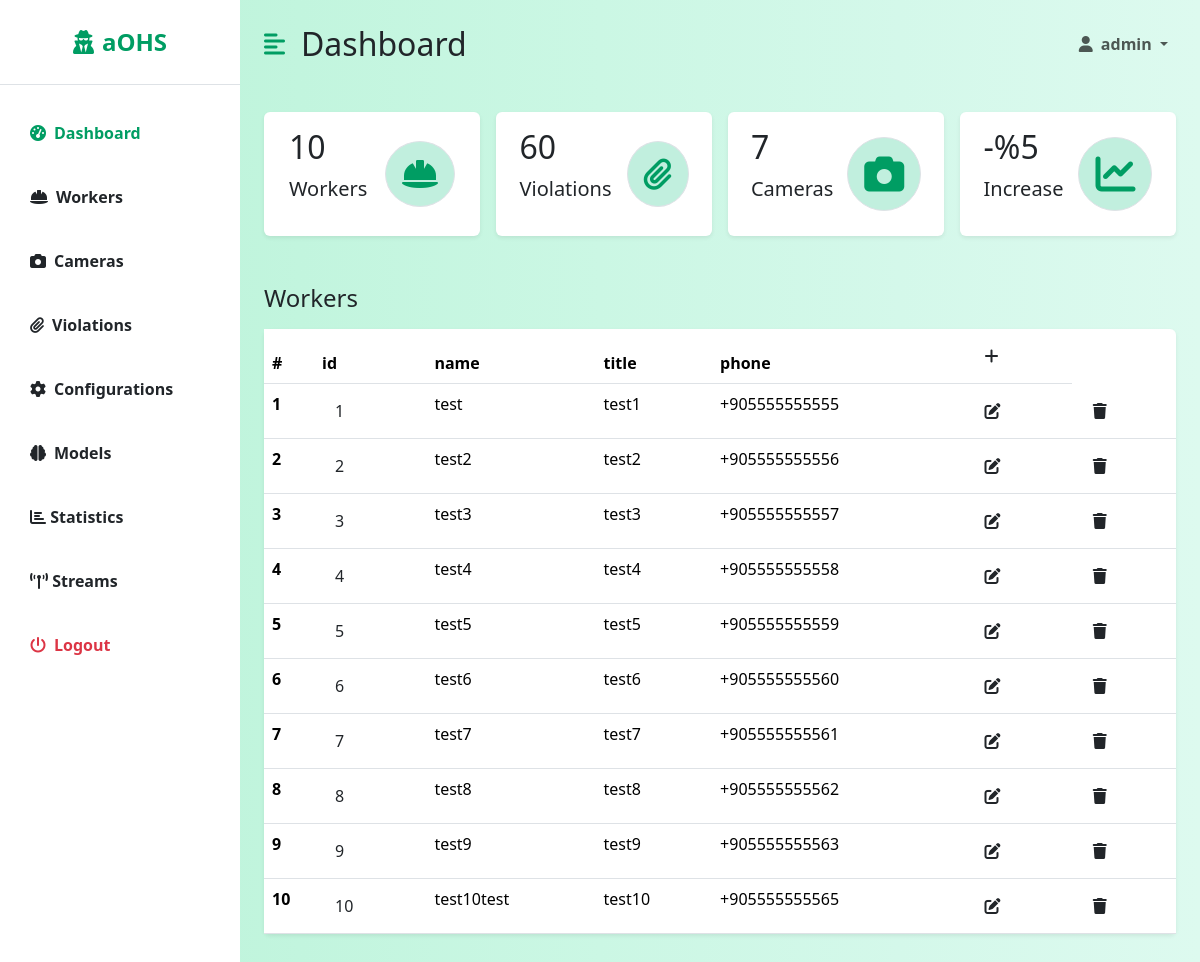
The page /dashboard/workers/ (signed in) on the database as committed earlier.
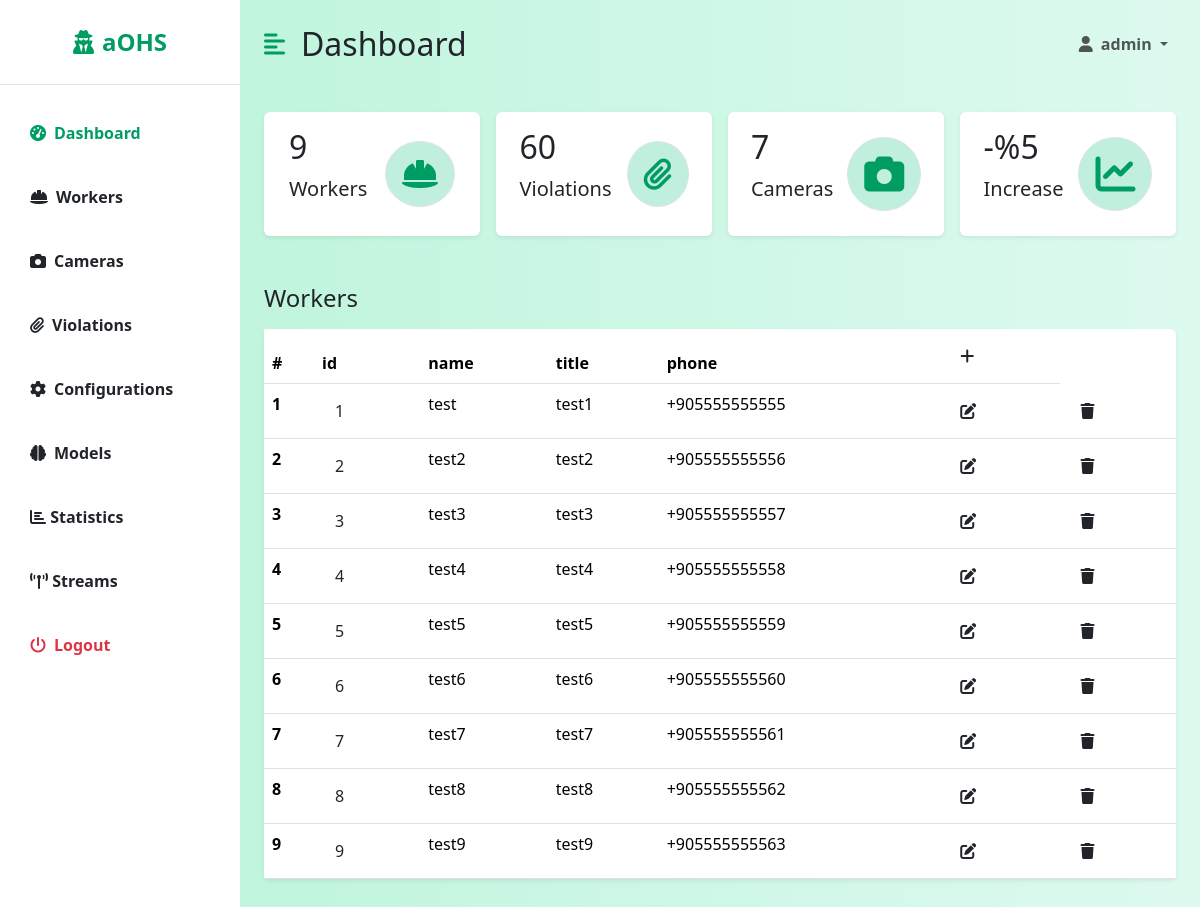
The same page on the database as committed later.
### backend/models.py (models this page shows, shortened)
class Worker(models.Model):
    phone_regex = RegexValidator(regex=r'^\+905[0-9]{9}$',
                                 message="Phone number should be in '+905555555555' format")
    id = models.AutoField(primary_key=True)
    name = models.CharField(max_length=100, null=False)
    title = models.CharField(max_length=100, null=False)
    phone = models.CharField(validators=[phone_regex], max_length=17, unique=True, null=False)
    active = models.BooleanField(default=True, null=False)
    created = models.DateTimeField(auto_now_add=True)
    modified = models.DateTimeField(auto_now=True)

### dashboard/views/worker_views.py (the view)
# urls.py: path('workers/', WorkerView.as_view()),
class WorkerView(LoginRequiredMixin, View, GetCountsMixin):
    login_url = '/login/'
    redirect_field_name = 'redirect_to'
    def get(self, request):
        headers = ['id', 'name', 'title', 'phone']
        workers = Worker.objects.filter(active=True)
        return render(request, 'dashboard/listWorker.html',
                      {'headers': headers, 'data': workers, 'counts': super().get_counts()})

### dashboard/views/mixins.py (called while the page is built)
    def get_counts(self):
        counts = {
            'workers': Worker.objects.filter(active=True).count(),
            'violations': Violation.objects.filter(valid=True).count(),
            'cameras': Camera.objects.count(),
        }
        return counts

### dashboard/templates/dashboard/listWorker.html
{% extends 'dashboard/dashboard.html' %}
{% block table %}
    <h3 class="fs-4 mb-3">Workers</h3>
    <table class="table bg-white rounded shadow-sm  table-hover">
        <thead>
        <tr>
            <th scope="col" width="50">#</th>
            {% for header in headers %}
                <th scope="col">{{ header }}</th>
            {% endfor %}
            <th><a class="btn" href="/dashboard/workers/add/"><i class="fa fa-plus"></i></a></th>
        </tr>
        </thead>
        <tbody>
        {% for datum in data %}
            <tr>
                <th scope="row">{{ forloop.counter }}</th>
                <td><a class="btn" href="/dashboard/violations/worker/{{ datum.id }}">{{ datum.id }}</a></td>
                <td>{{ datum.name }}</td>
                <td>{{ datum.title }}</td>
                <td>{{ datum.phone }} </td>
                <th><a class="btn" href="/dashboard/workers/edit/{{ datum.id }}/"><i class="fa fa-edit"></i></a></th>
                <th><a class="btn" href="/dashboard/workers/delete/{{ datum.id }}/"><i class="fa fa-trash"></i></a></th>
            </tr>
        {% endfor %}
        </tbody>
    </table>
{% endblock %}

### dashboard/templates/dashboard/dashboard.html (shortened to what this page needs)
{% extends 'base.html' %}
{% block dashboard %}
    <div class="d-flex" id="wrapper">
        <div class="bg-white" id="sidebar-wrapper">
            <div class="sidebar-heading text-center py-4 primary-text fs-4 fw-bold  border-bottom"><i
                    class="fas fa-user-secret me-2"></i>aOHS</div>
            <div class="list-group list-group-flush my-3">
                <a href="/dashboard/" class="list-group-item list-group-item-action bg-transparent second-text active"><i
                        class="fas fa-tachometer-alt me-2"></i>Dashboard</a>
                <a href="/dashboard/workers/" class="list-group-item list-group-item-action bg-transparent second-text fw-bold"><i
                        class="fas fa-hard-hat me-2"></i>Workers</a>
                <a href="/dashboard/cameras/" class="list-group-item list-group-item-action bg-transparent second-text fw-bold"><i
                        class="fas fa-camera me-2"></i>Cameras</a>
                <a href="/dashboard/violations/" class="list-group-item list-group-item-action bg-transparent second-text fw-bold"><i
                        class="fas fa-paperclip me-2"></i>Violations</a>
                <a href="/dashboard/configurations/" class="list-group-item list-group-item-action bg-transparent second-text fw-bold"><i
                        class="fas fa-cog me-2"></i>Configurations</a>
                <a href="/dashboard/models/" class="list-group-item list-group-item-action bg-transparent second-text fw-bold"><i
                        class="fas fa-brain me-2"></i>Models</a>
                <a href="/dashboard/statistics/" class="list-group-item list-group-item-action bg-transparent second-text fw-bold"><i
                        class="fa fa-bar-chart"></i> Statistics</a>
                <a href="/dashboard/streams/" class="list-group-item list-group-item-action bg-transparent second-text fw-bold"><i
                        class="fa fa-broadcast-tower fa-flip"></i> Streams</a>
                <a href="#" class="list-group-item list-group-item-action bg-transparent text-danger fw-bold"><i
                        class="fas fa-power-off me-2"></i>Logout</a>
            </div>
        </div>
        <div id="page-content-wrapper">
            <nav class="navbar navbar-expand-lg navbar-light bg-transparent py-4 px-4">
                <div class="d-flex align-items-center">
                    <i class="fas fa-align-left primary-text fs-4 me-3" id="menu-toggle"></i>
                    <h2 class="fs-2 m-0">Dashboard</h2>
                </div>
                <div class="collapse navbar-collapse" id="navbarSupportedContent">
                    <ul class="navbar-nav ms-auto mb-2 mb-lg-0">
                        <li class="nav-item dropdown">
                            <a class="nav-link dropdown-toggle second-text fw-bold" href="#" id="navbarDropdown"
                                role="button" data-bs-toggle="dropdown" aria-expanded="false">
                                <i class="fas fa-user me-2"></i>{{ user.username }}
                            </a>
                        </li>
                    </ul>
                </div>
            </nav>
            <div class="container-fluid px-4">
                <div class="row g-3 my-2">
                    <div class="col-md-3">
                        <div class="p-3 bg-white shadow-sm d-flex justify-content-around align-items-center rounded">
                            <div>
                                <h3 class="fs-2">{{ counts.workers }}</h3>
                                <p class="fs-5">Workers</p>
                            </div>
                            <i class="fas fa-hard-hat fs-2 primary-text border rounded-full secondary-bg p-3"></i>
                        </div>
                    </div>
                    <div class="col-md-3">
                        <div class="p-3 bg-white shadow-sm d-flex justify-content-around align-items-center rounded">
                            <div>
                                <h3 class="fs-2">{{ counts.violations }}</h3>
                                <p class="fs-5">Violations</p>
                            </div>
                            <i
                                class="fas fa-paperclip fs-2 primary-text border rounded-full secondary-bg p-3"></i>
                        </div>
                    </div>
                    <div class="col-md-3">
                        <div class="p-3 bg-white shadow-sm d-flex justify-content-around align-items-center rounded">
                            <div>
                                <h3 class="fs-2">{{ counts.cameras }}</h3>
                                <p class="fs-5">Cameras</p>
                            </div>
                            <i class="fas fa-camera  fs-1 primary-text border rounded-full secondary-bg p-3"></i>
                        </div>
                    </div>
                    <div class="col-md-3">
                        <div class="p-3 bg-white shadow-sm d-flex justify-content-around align-items-center rounded">
                            <div>
                                <h3 class="fs-2">-%5</h3>
                                <p class="fs-5">Increase</p>
                            </div>
                            <i class="fas fa-chart-line fs-1 primary-text border rounded-full secondary-bg p-3"></i>
                        </div>
                    </div>
                </div>
                <div class="row my-5">
                    <div class="col">
                        {% block table %}
                        {% endblock %}
                    </div>
                </div>
            </div>
        </div>
    </div>
{% endblock %}

### templates/base.html (shortened to what this page needs)
<!DOCTYPE html>
<html lang="en">
<head>
    {% load bootstrap5 %}
    {% bootstrap_css %}
    <link rel="stylesheet" href="https://cdnjs.cloudflare.com/ajax/libs/font-awesome/6.0.0-beta3/css/all.min.css" />
</head>
<body>
{% block dashboard %}
{% endblock %}
</body>
</html>

### templates/base.html (style rules this page uses)
:root { --main-bg-color: #009d63; --main-text-color: #009d63; --second-text-color: #bbbec5; --second-bg-color: #c1efde; }
.primary-text { color: var(--main-text-color); }
.secondary-bg { background-color: var(--second-bg-color); }
.rounded-full { border-radius: 100%; }
#wrapper { overflow-x: hidden; background-image: linear-gradient( to right, #baf3d7, #c2f5de, #cbf7e4, #d4f8ea, #ddfaef ); }
#sidebar-wrapper { min-height: 100vh; margin-left: -15rem; transition: margin 0.25s ease-out; }
#sidebar-wrapper .sidebar-heading { padding: 0.875rem 1.25rem; font-size: 1.2rem; }
#sidebar-wrapper .list-group { width: 15rem; }
#page-content-wrapper { min-width: 100vw; }
#menu-toggle { cursor: pointer; }
.list-group-item { border: none; padding: 20px 30px; }
.list-group-item.active { background-color: transparent; color: var(--main-text-color); font-weight: bold; border: none; }
@media (min-width: 768px) { #sidebar-wrapper { margin-left: 0; } }
@media (min-width: 768px) { #page-content-wrapper { min-width: 0; width: 100%; } }

Rows that differ between the two databases and show on the page:
no longer on this page (row edited): Worker: id "10", name "test10test", title "test10", phone "+905555555565"
Other text that changed with them:
{{ counts.workers }}: "10" → "9"
